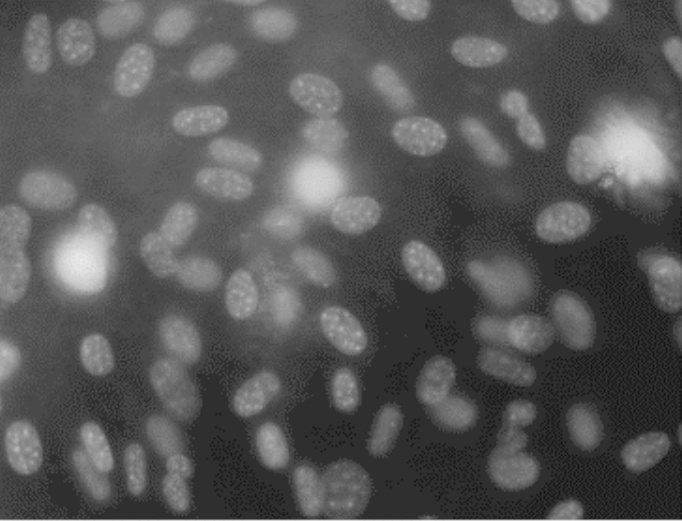
#> input picture 15.0.jpg, 682 x 521 px
$ python thresholding.py 15.0.jpg 1.0 1.0
#> lines starting #> are read from the running program, lines starting #| are printed output that depends on the picture
import cv2
import numpy as np
import matplotlib as mpl
mpl.use('Agg')
from matplotlib import pyplot as plt
import sys

def main(value_thr,value_default,img):
    ret,img = cv2.threshold(img,value_thr,value_default,cv2.THRESH_BINARY)
    '''
    height, width = img.shape
    for y in range(0,width):
        for x in range(0,height):
            if (value_thr <= img[x,y] and img[x,y] <= value_default):
                img[x,y] = 250
            else:
                img[x,y] = 0
    '''
    strr = "uploads/"+str(value_thr)+"_"+str(value_default)+".jpg"
    cv2.imwrite(strr,img);
    return strr;


filename = sys.argv[1]
c = float(sys.argv[2])
d = float(sys.argv[3])

imgen = cv2.imread(filename)
#> imgen is the input picture: shape (521, 682, 3); min 17, max 235, mean 86.8
img = cv2.cvtColor(imgen, cv2.COLOR_BGR2GRAY)
plt.hist(img.ravel(),256,[0,256])
plt.savefig('uploads/histograma.png')
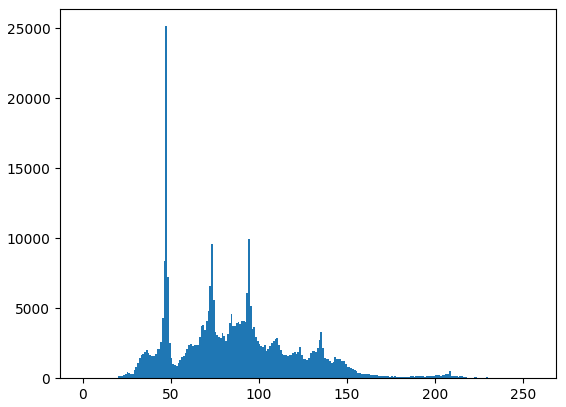
#> figure drawn by matplotlib, 1 panel; tallest bar 25147 high, from x = 47 to 48
print(main(c,d,img))
#> in main, `ret,img = cv2.threshold(img,value_thr,value_default,cv2.THRESH_BINARY)`: img: shape (521, 682); every value is 1
#> in main, `ret,img = cv2.threshold(img,value_thr,value_default,cv2.THRESH_BINARY)`: ret = 1
#| uploads/1.0_1.0.jpg
